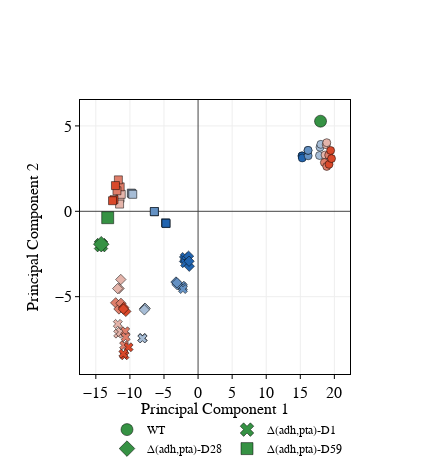

Notebook code cell kept with this figure:
### Code cell
features = ['acetate', 'acetate_yield',
            'formate', 'formate_yield',
            'lactate', 'lactate_yield',
            'pyruvate', 'growth_rate', 'pyruvate_yield', 'succinate_yield',
            'succinate', 'glucose','od0','od2','od4','od6','od8']
tsne_plot(features,15,10)

### Figure 1 — Plotly figure (JSON) as saved in the notebook; plotly's stock layout.template omitted (floating-point values rounded to 4 significant figures)
{"data": [{"marker": {"color": "rgb(54, 146, 68)", "line": {"color": "black", "width": 0.5}, "size": 12, "symbol": "circle"}, "mode": "markers", "name": "WT", "type": "scatter", "x": [17.97], "y": [5.276]}, {"marker": {"color": "rgb(33.0, 100.0, 175.0)", "line": {"color": "black", "width": 0.5}, "size": 8, "symbol": "circle"}, "mode": "markers", "showlegend": false, "type": "scatter", "x": [15.25, 15.27, 15.28], "y": [3.246, 3.237, 3.123]}, {"marker": {"color": "rgb(100.0, 144.66666666666666, 194.66666666666666)", "line": {"color": "black", "width": 0.5}, "size": 8, "symbol": "circle"}, "mode": "markers", "showlegend": false, "type": "scatter", "x": [16.16, 16.12, 16.15], "y": [3.25, 3.568, 3.569]}, {"marker": {"color": "rgb(167.0, 189.33333333333331, 214.33333333333334)", "line": {"color": "black", "width": 0.5}, "size": 8, "symbol": "circle"}, "mode": "markers", "showlegend": false, "type": "scatter", "x": [17.82, 17.89, 18.01], "y": [3.268, 3.751, 3.921]}, {"marker": {"color": "rgb(228.33333333333334, 180.0, 170.0)", "line": {"color": "black", "width": 0.5}, "size": 8, "symbol": "circle"}, "mode": "markers", "showlegend": false, "type": "scatter", "x": [18.8, 18.88, 18.64], "y": [3.897, 4.018, 3.299]}, {"marker": {"color": "rgb(222.66666666666666, 126.0, 106.0)", "line": {"color": "black", "width": 0.5}, "size": 8, "symbol": "circle"}, "mode": "markers", "showlegend": false, "type": "scatter", "x": [18.53, 18.88, 19.17], "y": [2.855, 2.629, 3.291]}, {"marker": {"color": "rgb(217.0, 72.0, 42.0)", "line": {"color": "black", "width": 0.5}, "size": 8, "symbol": "circle"}, "mode": "markers", "showlegend": false, "type": "scatter", "x": [19.22, 19.58, 19.45], "y": [2.749, 3.088, 3.562]}, {"marker": {"color": "rgb(54, 146, 68)", "line": {"color": "black", "width": 0.5}, "size": 12, "symbol": "x"}, "mode": "markers", "name": "Δ(adh,pta)-D1", "type": "scatter", "x": [-14.24], "y": [-1.982]}, {"marker": {"color": "rgb(33.0, 100.0, 175.0)", "line": {"color": "black", "width": 0.5}, "size": 8, "symbol": "x"}, "mode": "markers", "showlegend": false, "type": "scatter", "x": [-2.087, -1.933, -1.91], "y": [-2.804, -2.675, -3.04]}, {"marker": {"color": "rgb(100.0, 144.66666666666666, 194.66666666666666)", "line": {"color": "black", "width": 0.5}, "size": 8, "symbol": "x"}, "mode": "markers", "showlegend": false, "type": "scatter", "x": [-2.417, -2.225, -2.22], "y": [-4.356, -4.44, -4.554]}, {"marker": {"color": "rgb(167.0, 189.33333333333331, 214.33333333333334)", "line": {"color": "black", "width": 0.5}, "size": 8, "symbol": "x"}, "mode": "markers", "showlegend": false, "type": "scatter", "x": [-8.145, -8.162, -8.169], "y": [-7.44, -7.414, -7.443]}, {"marker": {"color": "rgb(228.33333333333334, 180.0, 170.0)", "line": {"color": "black", "width": 0.5}, "size": 8, "symbol": "x"}, "mode": "markers", "showlegend": false, "type": "scatter", "x": [-11.77, -11.72, -11.36], "y": [-6.594, -7.164, -7.062]}, {"marker": {"color": "rgb(222.66666666666666, 126.0, 106.0)", "line": {"color": "black", "width": 0.5}, "size": 8, "symbol": "x"}, "mode": "markers", "showlegend": false, "type": "scatter", "x": [-10.69, -10.63, -10.85], "y": [-7.025, -7.368, -7.852]}, {"marker": {"color": "rgb(217.0, 72.0, 42.0)", "line": {"color": "black", "width": 0.5}, "size": 8, "symbol": "x"}, "mode": "markers", "showlegend": false, "type": "scatter", "x": [-10.19, -10.79, -10.97], "y": [-7.962, -8.433, -8.342]}, {"marker": {"color": "rgb(54, 146, 68)", "line": {"color": "black", "width": 0.5}, "size": 12, "symbol": "diamond"}, "mode": "markers", "name": "Δ(adh,pta)-D28", "type": "scatter", "x": [-14.21], "y": [-1.926]}, {"marker": {"color": "rgb(33.0, 100.0, 175.0)", "line": {"color": "black", "width": 0.5}, "size": 8, "symbol": "diamond"}, "mode": "markers", "showlegend": false, "type": "scatter", "x": [-1.29, -1.398, -1.323], "y": [-3.219, -2.628, -2.924]}, {"marker": {"color": "rgb(100.0, 144.66666666666666, 194.66666666666666)", "line": {"color": "black", "width": 0.5}, "size": 8, "symbol": "diamond"}, "mode": "markers", "showlegend": false, "type": "scatter", "x": [-3.242, -3.077, -3.092], "y": [-4.143, -4.297, -4.186]}, {"marker": {"color": "rgb(167.0, 189.33333333333331, 214.33333333333334)", "line": {"color": "black", "width": 0.5}, "size": 8, "symbol": "diamond"}, "mode": "markers", "showlegend": false, "type": "scatter", "x": [-7.813, -7.798, -7.876], "y": [-5.681, -5.683, -5.773]}, {"marker": {"color": "rgb(228.33333333333334, 180.0, 170.0)", "line": {"color": "black", "width": 0.5}, "size": 8, "symbol": "diamond"}, "mode": "markers", "showlegend": false, "type": "scatter", "x": [-11.34, -11.59, -11.79], "y": [-3.995, -4.52, -4.525]}, {"marker": {"color": "rgb(222.66666666666666, 126.0, 106.0)", "line": {"color": "black", "width": 0.5}, "size": 8, "symbol": "diamond"}, "mode": "markers", "showlegend": false, "type": "scatter", "x": [-12.09, -11.61, -11.32], "y": [-5.361, -5.72, -5.39]}, {"marker": {"color": "rgb(217.0, 72.0, 42.0)", "line": {"color": "black", "width": 0.5}, "size": 8, "symbol": "diamond"}, "mode": "markers", "showlegend": false, "type": "scatter", "x": [-10.6, -10.91, -10.95], "y": [-5.862, -5.633, -5.726]}, {"marker": {"color": "rgb(54, 146, 68)", "line": {"color": "black", "width": 0.5}, "size": 12, "symbol": "square"}, "mode": "markers", "name": "Δ(adh,pta)-D59", "type": "scatter", "x": [-13.26], "y": [-0.3745]}, {"marker": {"color": "rgb(33.0, 100.0, 175.0)", "line": {"color": "black", "width": 0.5}, "size": 8, "symbol": "square"}, "mode": "markers", "showlegend": false, "type": "scatter", "x": [-4.777, -4.68, -4.709], "y": [-0.6712, -0.7174, -0.703]}, {"marker": {"color": "rgb(100.0, 144.66666666666666, 194.66666666666666)", "line": {"color": "black", "width": 0.5}, "size": 8, "symbol": "square"}, "mode": "markers", "showlegend": false, "type": "scatter", "x": [-6.391, -6.417, -6.417], "y": [-0.02918, -0.01637, -0.01392]}, {"marker": {"color": "rgb(167.0, 189.33333333333331, 214.33333333333334)", "line": {"color": "black", "width": 0.5}, "size": 8, "symbol": "square"}, "mode": "markers", "showlegend": false, "type": "scatter", "x": [-9.796, -9.706, -9.58], "y": [1.067, 1.028, 0.9947]}, {"marker": {"color": "rgb(228.33333333333334, 180.0, 170.0)", "line": {"color": "black", "width": 0.5}, "size": 8, "symbol": "square"}, "mode": "markers", "showlegend": false, "type": "scatter", "x": [-11.45, -11.52, -11.27], "y": [0.766, 0.4216, 0.9944]}, {"marker": {"color": "rgb(222.66666666666666, 126.0, 106.0)", "line": {"color": "black", "width": 0.5}, "size": 8, "symbol": "square"}, "mode": "markers", "showlegend": false, "type": "scatter", "x": [-11.43, -11.69, -11.9], "y": [1.432, 1.841, 1.203]}, {"marker": {"color": "rgb(217.0, 72.0, 42.0)", "line": {"color": "black", "width": 0.5}, "size": 8, "symbol": "square"}, "mode": "markers", "showlegend": false, "type": "scatter", "x": [-12.12, -12.33, -12.55], "y": [1.506, 0.6806, 0.6186]}], "layout": {"height": 475, "legend": {"font": {"color": "black", "family": "Myriad Pro", "size": 12}, "orientation": "h", "x": 0.1, "y": -0.15}, "width": 430, "xaxis": {"linecolor": "black", "linewidth": 1, "mirror": true, "nticks": 8, "showgrid": true, "showline": true, "side": "bottom", "tickangle": 0, "tickcolor": "black", "tickfont": {"color": "black", "family": "Myriad Pro", "size": 16}, "ticklen": 4, "ticks": "outside", "title": {"font": {"color": "black", "family": "Myriad Pro", "size": 16}, "standoff": 0.5, "text": "Principal Component 1"}, "zeroline": true}, "yaxis": {"anchor": "x", "linecolor": "black", "linewidth": 1, "mirror": true, "showgrid": true, "showline": true, "side": "left", "tickangle": 0, "tickcolor": "black", "tickfont": {"color": "black", "family": "Myriad Pro", "size": 16}, "ticklen": 4, "ticks": "outside", "title": {"font": {"color": "black", "family": "Myriad Pro", "size": 16}, "text": "Principal Component 2"}, "zeroline": true}}}
